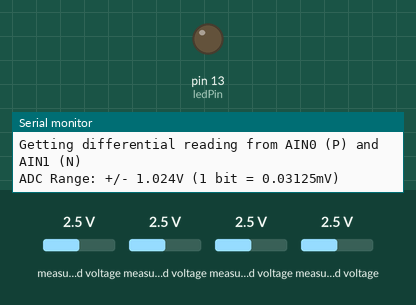
Simulated run of this sketch. Board: Arduino Uno, built with avr-gcc and run on an emulated ATmega328P. Shown: output pins drawn as LEDs (lit = HIGH), the last lines printed to the serial monitor. The inputs (shaded band) are chosen by the test bench; at power-on: measured voltage 2.5 V. The local clock reads 2024-03-15 10:24:30 at power-on unless the sketch sets it; storage starts empty.

Above: at 6.2 s.
At 17.2 s:
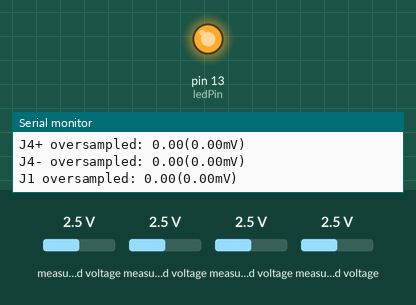
Timing chart, 0 to 26.3 s (numbered marks = the images above):
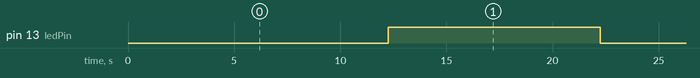

The sketch:

test-calibration.ino
```cpp
//edits: 12/13/2022 fixed subtraction error with J4 oversampling calculation; create .csv not .txt; fix oversampling issue re: dividing by sampleRate+1
//edits: 12/14/2022 made it sample every 5 minutes and set time every new upload; changed delay() to millis()

#include <SPI.h>
#include <SD.h>
#include <Wire.h>
#include "RTClib.h"
#include "SdFat.h"
#include <Adafruit_ADS1X15.h> //ADC

#define FILE_NAME "1217tris.csv" //KEEP THIS AT OR UNDER 8 CHARACTERS DUMMY
#define ADS1015_GAIN 2
#define ADS1115_GAIN 0.03125

RTC_DS3231 rtc; //construct RTC
Adafruit_ADS1015 ads1015;  // Construct an ads1015
Adafruit_ADS1115 ads1115;  // Construct an ads1115

File datafile;

//Set variables for sampling rate
const int ledPin = LED_BUILTIN;
int ledState = LOW;             // ledState used to set the LED
unsigned long previousMillis = 0;     // will store last time time was updated
const long interval = 10000;           // interval at which to perform function (milliseconds)

//int delayTime = 497500; //take a reading every X/1000 seconds (plus delayBlink time) take reading once every 5 minutes
//int delayBlink = 250; //blink on/off every X/1000 seconds
int sampleRate = 64; //16, (32) 64, (128) 256 //add 1000,2000,7000 (seconds) to delayTime for total sampling rate

//set variables for oversampling
float average_samples_one;
int over_samples_one;
float sum_samples_one;
float average_samples_plus;
int over_samples_plus;
float sum_samples_plus;
float average_samples_minus;
int over_samples_minus;
float sum_samples_minus;

// set rtc date and time timestamp to sd card
void dateTime(uint16_t* date, uint16_t* time) {
  DateTime now = rtc.now();

  // return date using FAT_DATE macro to format fields
  *date = FAT_DATE(now.year(), now.month(), now.day());

  // return time using FAT_TIME macro to format fields
  *time = FAT_TIME(now.hour(), now.minute(), now.second());
}


void setup()
{
  // initialize digital pin 13 as an output (blink)
  pinMode(LED_BUILTIN, OUTPUT);
  Serial.begin(9600);
  while (!Serial) {
    ; // wait for serial port to connect. Needed for native USB port only
  }

  Serial.print("Initializing SD card...");

  // setup SD card
  if (!SD.begin(4)) {
    Serial.println("sd card initialization failed!");
    while (1);
  }
  Serial.println("sd card initialization done.");

  // If file already exists, don't add a header. If it doesn't exist, then write a header.
  if (SD.exists(FILE_NAME)) {
    Serial.println("File exists, opening file...");
  } else {
    Serial.println("File doesn't exist, creating file and adding header");
    Serial.println("Opening file...");
    datafile = SD.open(FILE_NAME, FILE_WRITE);
    Serial.println("Writing header...");
    datafile.println("Date,Time,J1 diff (mV),J1 oversampled (mV),J2+ (mV),J3 diff (mV),J4 oversampled (mV), J4 (mV), J4+ (mV),J4- (mV), J4+ oversampled (mV),J4- oversampled (mV),Coin battery (mV)");
    datafile.close();
    Serial.println("done.");
  }

  // setup RTC module
  //rtc.begin(0x68); RTC address is 0x68
  if (! rtc.begin()) {
    Serial.println("Couldn't find RTC");
    Serial.flush();
    while (1) delay(10);
  }

  // RUN THIS FIRST TIME to set the time on the RTC, then comment out and re-upload to avoid re-setting time to compilation date and time each time
  rtc.adjust(DateTime(F(__DATE__), F(__TIME__)));

  if (rtc.lostPower()) {
    Serial.println("RTC lost power, let's set the time!");
    // When time needs to be set on a new device, or after a power loss, the following line sets the RTC to the date & time this sketch was compiled
    rtc.adjust(DateTime(F(__DATE__), F(__TIME__)));
  }

  //                                                                ADS1015  ADS1115
  //                                                                -------  -------
  // ads.setGain(GAIN_TWOTHIRDS);  // 2/3x gain +/- 6.144V  1 bit = 3mV      0.1875mV (default)
  // ads.setGain(GAIN_ONE);        // 1x gain   +/- 4.096V  1 bit = 2mV      0.125mV
  // ads.setGain(GAIN_TWO);        // 2x gain   +/- 2.048V  1 bit = 1mV      0.0625mV
  // ads.setGain(GAIN_FOUR);       // 4x gain   +/- 1.024V  1 bit = 0.5mV    0.03125mV
  // ads.setGain(GAIN_EIGHT);      // 8x gain   +/- 0.512V  1 bit = 0.25mV   0.015625mV
  // ads.setGain(GAIN_SIXTEEN);    // 16x gain  +/- 0.256V  1 bit = 0.125mV  0.0078125mV

   //Setup ADC 1015
    Serial.println("Getting differential reading from AIN0 (P) and AIN1 (N)");
    Serial.println("ADC Range: +/- 4.096V (1 bit = 2mV)");
    ads1015.setGain(GAIN_ONE); //set Gain for ADC 1015
    ads1015.begin(0x48); // Initialize ads1015 at the default address 0x48

   //Setup ADC 1115
   Serial.println("Getting differential reading from AIN0 (P) and AIN1 (N)");
   Serial.println("ADC Range: +/- 1.024V (1 bit = 0.03125mV)");
   ads1115.setGain(GAIN_FOUR); //set Gain for ADC 1115
   ads1115.begin(0x49);  // Initialize ads1115 at address 0x49
   ///12.288 / 65536 *1000
}

void loop()
{
  unsigned long currentMillis = millis();
  if (currentMillis - previousMillis >= interval) {
    previousMillis = currentMillis; // save the last time you took reading

  DateTime now = rtc.now();
    //date
    Serial.print(now.year(), DEC);
    Serial.print('/');
    Serial.print(now.month(), DEC);
    Serial.print('/');
    Serial.print(now.day(), DEC);
    Serial.print(", ");
    //time
    Serial.print(now.hour(), DEC);
    Serial.print(':');
    Serial.print(now.minute(), DEC);
    Serial.print(':');
    Serial.print(now.second(), DEC);
    Serial.println();

  // Set file date and time on sd card ("last modified")
  SdFile::dateTimeCallback(dateTime);

  // open the file. note that only one file can be open at a time,
  // so you have to close this one before opening another.
  datafile = SD.open(FILE_NAME, FILE_WRITE);

  // if the file opened okay, write to it:
  if (datafile){
    Serial.println("Writing to SD Card...");
    //date
    datafile.print(now.year(), DEC);
    datafile.print('/');
    datafile.print(now.month(), DEC);
    datafile.print('/');
    datafile.print(now.day(), DEC);
    datafile.print(',');
    //time
    datafile.print(now.hour(), DEC);
    datafile.print(':');
    datafile.print(now.minute(), DEC);
    datafile.print(':');
    datafile.print(now.second(), DEC);
    datafile.print(',');

    // Read ADC1015 inputs
    int16_t adc1_1, adc1_2, adc1_diff;
    adc1_1 = ads1015.readADC_SingleEnded(2); // Read A2
    Serial.print("J2+ : "); Serial.print(adc1_1); Serial.print("("); Serial.print(adc1_1 * ADS1015_GAIN); Serial.println("mV)");
    adc1_2 = ads1015.readADC_SingleEnded(3); // Read A3
    Serial.print("coin batt : "); Serial.print(adc1_2); Serial.print("("); Serial.print(adc1_2 * ADS1015_GAIN); Serial.println("mV)");
    adc1_diff = ads1015.readADC_Differential_0_1(); //Read A0/A1 differential
    Serial.print("J3 differential: "); Serial.print(adc1_diff); Serial.print("("); Serial.print(adc1_diff * ADS1015_GAIN); Serial.println("mV)");

    // Read ADC1115 inputs
    int16_t adc2_1, adc2_2, adc2_diff;
    adc2_1 = ads1115.readADC_SingleEnded(2);
    Serial.print("J4+ : "); Serial.print(adc2_1); Serial.print("("); Serial.print(adc2_1 * ADS1115_GAIN); Serial.println("mV)");
    adc2_2 = ads1115.readADC_SingleEnded(3);
    Serial.print("J4-: "); Serial.print(adc2_2); Serial.print("("); Serial.print(adc2_2 * ADS1115_GAIN); Serial.println("mV)");
    adc2_diff = ads1115.readADC_Differential_0_1();
    Serial.print("J1 differential: "); Serial.print(adc2_diff); Serial.print("("); Serial.print(adc2_diff * ADS1115_GAIN); Serial.println("mV)");

    // Oversampling J1+
    over_samples_one = sampleRate;
    sum_samples_one = 0;
    for(int i = 0; i < over_samples_one; i++){
      int a = ads1115.readADC_Differential_0_1();
      //Serial.print(a);
      sum_samples_one += a;
    }
    average_samples_one = sum_samples_one / over_samples_one;

    // Oversampling J4+
    over_samples_plus = sampleRate;
    sum_samples_plus = 0;
    for(int i = 0; i < over_samples_plus; i++){
      int a = ads1115.readADC_SingleEnded(2);
      //Serial.print(a);
      sum_samples_plus += a;
    }
    average_samples_plus = sum_samples_plus / over_samples_plus;

    // Oversampling J4-
    over_samples_minus = sampleRate;
    sum_samples_minus = 0;
    for(int i = 0; i < over_samples_minus; i++){
      int a = ads1115.readADC_SingleEnded(3);
      //Serial.print(a);
      sum_samples_minus += a;
    }
    average_samples_minus = sum_samples_minus / over_samples_minus;

    Serial.print("J4+ oversampled: "); Serial.print(average_samples_plus); Serial.print("("); Serial.print(average_samples_plus * ADS1115_GAIN); Serial.println("mV)");
    Serial.print("J4- oversampled: "); Serial.print(average_samples_minus); Serial.print("("); Serial.print(average_samples_minus * ADS1115_GAIN); Serial.println("mV)");
    Serial.print("J1 oversampled: "); Serial.print(average_samples_one); Serial.print("("); Serial.print(average_samples_one * ADS1115_GAIN); Serial.println("mV)");

    // Write ADC inputs
    datafile.print(adc2_diff * ADS1115_GAIN); datafile.print(','); //J1+
    datafile.print(average_samples_one * ADS1115_GAIN); datafile.print(','); //J1+ oversampled
    datafile.print(adc1_1 * ADS1015_GAIN); datafile.print(','); //J2+
    datafile.print(adc1_diff * ADS1015_GAIN); datafile.print(','); //J3+
    datafile.print((average_samples_plus * ADS1115_GAIN) - (average_samples_minus * ADS1115_GAIN)); datafile.print(','); //J4 oversampled
    datafile.print((adc2_1 * ADS1115_GAIN) - (adc2_2 * ADS1115_GAIN)); datafile.print(','); //J4
    datafile.print(adc2_1 * ADS1115_GAIN); datafile.print(','); //J4+
    datafile.print(adc2_2 * ADS1115_GAIN); datafile.print(','); //J4-
    datafile.print(average_samples_plus * ADS1115_GAIN); datafile.print(','); //J4+ oversampled
    datafile.print(average_samples_minus * ADS1115_GAIN); datafile.print(','); //J4- oversampled
    datafile.println(adc1_2 * ADS1015_GAIN); //coin batt

    // close the file:
    datafile.close();
  } else {
    // if the file didn't open, print an error:
    Serial.println("error writing to file");
  }

    // if the LED is off turn it on and vice-versa:
    if (ledState == LOW) {
      ledState = HIGH;
    } else {
      ledState = LOW;
    }

    // set the LED with the ledState of the variable:
    digitalWrite(ledPin, ledState);
  }
}
```

Measured:
- by itself, pin 13 (ledPin): alternates HIGH for 10.0 s and LOW for 10.0 s
